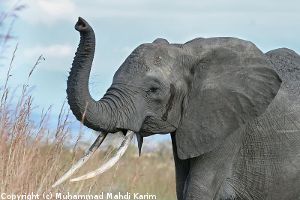
#> input picture lab_6/elephant.png, 300 x 200 px, found by its file name
$ jupyter execute lab6_2.ipynb
#> lines starting #> are read from the running program, lines starting #| are printed output that depends on the picture
[cell 1]
import cv2
import numpy as np
import scipy.fftpack as fp
from scipy import signal
from matplotlib import pyplot as plt
from scipy.signal.windows import gaussian

[cell 2]
img = plt.imread('/home/santa/Desktop/lab/lab_6/elephant.png')
#> img is the input picture: shape (200, 300, 3) float32; mean R, G, B 0.565, 0.587, 0.583

# Convert RGB image to GrayScale image
img_gray = cv2.cvtColor(img, cv2.COLOR_BGR2GRAY)
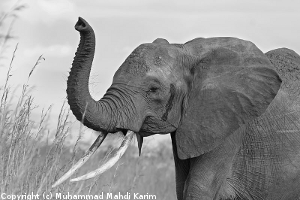
#> img_gray: shape (200, 300) float32; min 0.00347, max 1, mean 0.583

# Take Fourier at the input image
dft = cv2.dft(np.float32(img_gray),flags = cv2.DFT_COMPLEX_OUTPUT)
dft_shift = np.fft.fftshift(dft)
dft_spectrum = 20*np.log(0.01 + cv2.magnitude(dft_shift[:,:,0],dft_shift[:,:,1]))
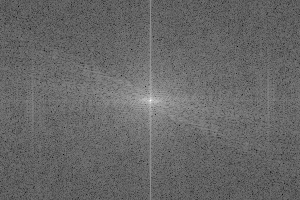
#> dft_spectrum: shape (200, 300) float32; min -66.84, max 209.3, mean 45.4; drawn with min black and max white

## ============================= SHOW ============================ ##
plt.figure(figsize=(15,15))
# Show Fourier Spectrum of Input Image
plt.subplot(221)
plt.imshow( img_gray, cmap = 'gray')
plt.title('Input Image'), plt.xticks([]), plt.yticks([])

# Show Fourier Spectrum of Input Image
plt.subplot(222)
plt.imshow( dft_spectrum, cmap='gray')
plt.title('Magnitude Spectrum'), plt.xticks([]), plt.yticks([])

plt.show()
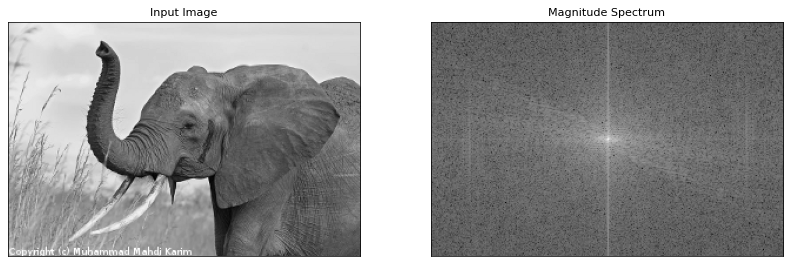
#> figure drawn by matplotlib, 2 panels

[cell 3]
# Fourier part =============================>
rows, cols = img_gray.shape
#> rows = 200; cols = 300
crow, ccol = rows/2 , cols/2
#> crow = 100; ccol = 150

# Create Mask
mask = np.zeros((rows, cols, 2), np.uint8)
r = 10 # Smaller than ORIGINAL
center = [crow, ccol]
#> center = [100, 150]
x, y = np.ogrid[:rows, :cols]
#> x = 200 values from 0 to 199
mask_area = (x - center[0]) ** 2 + (y - center[1]) ** 2 <= r*r
mask[mask_area] = 1

# Apply mask
fshift = dft_shift*mask
f_ishift = np.fft.ifftshift(fshift)

# Inverse DFT
img_back = cv2.idft(f_ishift)
img_back = cv2.magnitude(img_back[:,:,0],img_back[:,:,1])

# Take Fourier at the input image
dft_magnitude_out = 20*np.log(0.01 + cv2.magnitude(fshift[:,:,0],fshift[:,:,1]))

## ============================= SHOW ============================ ##
# Show Mask to filter
plt.figure(figsize=(15,15))
plt.subplot(222)
plt.imshow(mask[:,:,0], cmap = 'gray')

# Show Fourier Spectrum of Output Image
plt.subplot(224)
plt.imshow(dft_magnitude_out, cmap = 'gray')
plt.title('Magnitude Spectrum of After Filter'), plt.xticks([]), plt.yticks([])

# Show Output
plt.subplot(223)
plt.imshow(img_back, cmap = 'gray')
plt.title('Output Image'), plt.xticks([]), plt.yticks([])
plt.show()

[cell 4]
# Fourier part =============================>
rows, cols = img_gray.shape
crow, ccol = rows/2 , cols/2

# Create Mask
mask = np.zeros((rows, cols, 2), np.uint8)
r = 30 #<=================================
center = [crow, ccol]
x, y = np.ogrid[:rows, :cols]
mask_area = (x - center[0]) ** 2 + (y - center[1]) ** 2 <= r*r
mask[mask_area] = 1

# Apply mask
fshift = dft_shift*mask
f_ishift = np.fft.ifftshift(fshift)

# Inverse DFT
img_back = cv2.idft(f_ishift)
img_back = cv2.magnitude(img_back[:,:,0],img_back[:,:,1])

# Take Fourier at the input image
dft_magnitude_out = 20*np.log(0.01 + cv2.magnitude(fshift[:,:,0],fshift[:,:,1]))

## ============================= SHOW ============================ ##
# Show Mask to filter
plt.figure(figsize=(15,15))
plt.subplot(222)
plt.imshow(mask[:,:,0], cmap = 'gray')

# Show Fourier Spectrum of Output Image
plt.subplot(224)
plt.imshow(dft_magnitude_out, cmap = 'gray')
plt.title('Magnitude Spectrum of After Filter'), plt.xticks([]), plt.yticks([])

# Show Output
plt.subplot(223)
plt.imshow(img_back, cmap = 'gray')
plt.title('Output Image'), plt.xticks([]), plt.yticks([])
plt.show()

[cell 5]
# Fourier part =============================>
rows, cols = img_gray.shape
crow, ccol = rows/2 , cols/2

# Create Mask
mask = np.zeros((rows, cols, 2), np.uint8)
r = 60 #<=================================
center = [crow, ccol]
x, y = np.ogrid[:rows, :cols]
mask_area = (x - center[0]) ** 2 + (y - center[1]) ** 2 <= r*r
mask[mask_area] = 1

# Apply mask
fshift = dft_shift*mask
f_ishift = np.fft.ifftshift(fshift)

# Inverse DFT
img_back = cv2.idft(f_ishift)
img_back = cv2.magnitude(img_back[:,:,0],img_back[:,:,1])

# Take Fourier at the input image
dft_magnitude_out = 20*np.log(0.01 + cv2.magnitude(fshift[:,:,0],fshift[:,:,1]))
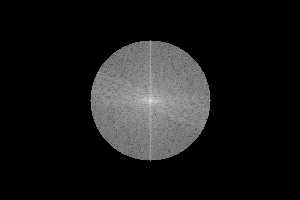
#> dft_magnitude_out: shape (200, 300) float32; min -92.1, max 209.3, mean -63; drawn with min black and max white

## ============================= SHOW ============================ ##
# Show Mask to filter
plt.figure(figsize=(15,15))
plt.subplot(222)
plt.imshow(mask[:,:,0], cmap = 'gray')

# Show Fourier Spectrum of Output Image
plt.subplot(224)
plt.imshow(dft_magnitude_out, cmap = 'gray')
plt.title('Magnitude Spectrum of After Filter'), plt.xticks([]), plt.yticks([])

# Show Output
plt.subplot(223)
plt.imshow(img_back, cmap = 'gray')
plt.title('Output Image'), plt.xticks([]), plt.yticks([])
plt.show()

[cell 6]
# ==> MAKE Gaussian filter
sigma = 10
kernel = np.outer(
                  gaussian(img_gray.shape[0], sigma),
                  gaussian(img_gray.shape[1], sigma))
mask = np.repeat(kernel[:, :, np.newaxis], 2, axis=2)

# Apply mask
fshift = dft_shift*mask
f_ishift = np.fft.ifftshift(fshift)

# Inverse DFT
img_back = cv2.idft(f_ishift)
img_back = cv2.magnitude(img_back[:,:,0],img_back[:,:,1])
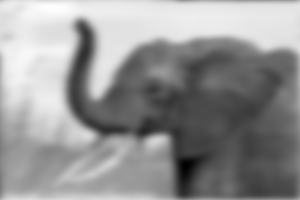
#> img_back: shape (200, 300) float64; min 6309.4, max 55301.6, mean 34910.8; drawn with min black and max white

# Take Fourier at the input image
dft_magnitude_out = 20*np.log(0.01 + cv2.magnitude(fshift[:,:,0],fshift[:,:,1]))
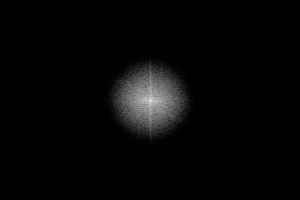
#> dft_magnitude_out: shape (200, 300) float64; min -92.1, max 209.2, mean -84.6; drawn with min black and max white

## ============================= SHOW ============================ ##
# Show Mask to filter
plt.figure(figsize=(15,15))
plt.subplot(222)
# plt.imshow(kernel, cmap = 'gray')
plt.imshow(mask[:,:,0], cmap = 'gray')

# Show Fourier Spectrum of Output Image
plt.subplot(224)
plt.imshow(dft_magnitude_out, cmap = 'gray')
plt.title('Magnitude Spectrum of After Filter'), plt.xticks([]), plt.yticks([])

# Show Output
plt.subplot(223)
plt.imshow(img_back, cmap = 'gray')
plt.title('Output Image'), plt.xticks([]), plt.yticks([])
plt.show()

[cell 7]
# ==> MAKE Gaussian filter
sigma = 5
kernel = np.outer(gaussian(img_gray.shape[0], sigma),
                  gaussian(img_gray.shape[1], sigma))
mask = np.repeat(kernel[:, :, np.newaxis], 2, axis=2)

# Apply mask
fshift = dft_shift*mask
f_ishift = np.fft.ifftshift(fshift)

# Inverse DFT
img_back = cv2.idft(f_ishift)
img_back = cv2.magnitude(img_back[:,:,0],img_back[:,:,1])
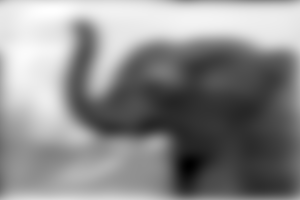
#> img_back: shape (200, 300) float64; min 12487.4, max 53077.2, mean 34652.4; drawn with min black and max white

# Take Fourier at the input image
dft_magnitude_out = 20*np.log(0.01 + cv2.magnitude(fshift[:,:,0],fshift[:,:,1]))

## ============================= SHOW ============================ ##
# Show Mask to filter
plt.figure(figsize=(15,15))
plt.subplot(222)
plt.imshow(kernel, cmap = 'gray')

# Show Fourier Spectrum of Output Image
plt.subplot(224)
plt.imshow(dft_magnitude_out, cmap = 'gray')
plt.title('Magnitude Spectrum of After Filter'), plt.xticks([]), plt.yticks([])

# Show Output
plt.subplot(223)
plt.imshow(img_back, cmap = 'gray')
plt.title('Output Image'), plt.xticks([]), plt.yticks([])
plt.show()
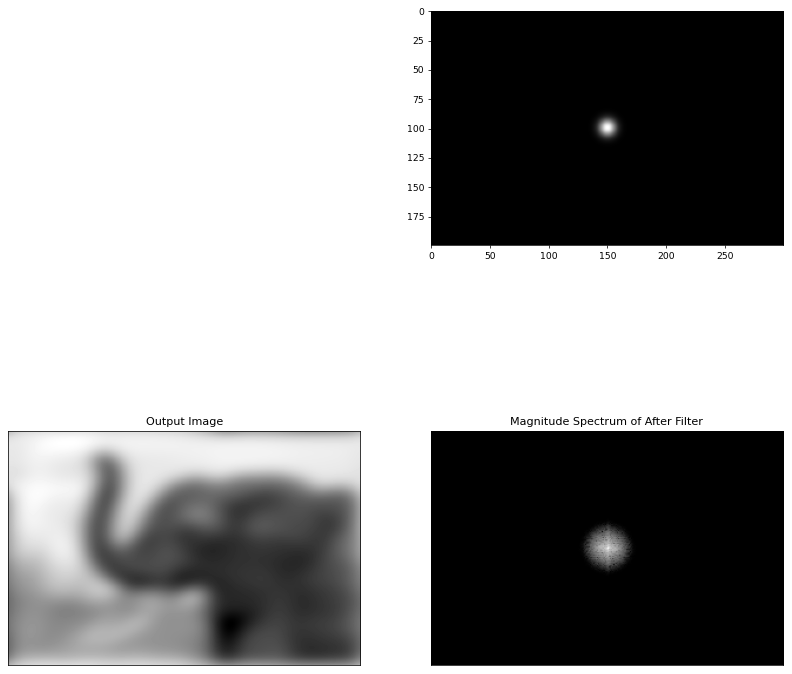
#> figure drawn by matplotlib, 3 panels

[cell 8]
# ==> MAKE Gaussian filter
sigma = 3
kernel = np.outer(gaussian(img_gray.shape[0], sigma),
                  gaussian(img_gray.shape[1], sigma))
mask = np.repeat(kernel[:, :, np.newaxis], 2, axis=2)

# Apply mask
fshift = dft_shift*mask
f_ishift = np.fft.ifftshift(fshift)

# Inverse DFT
img_back = cv2.idft(f_ishift)
img_back = cv2.magnitude(img_back[:,:,0],img_back[:,:,1])
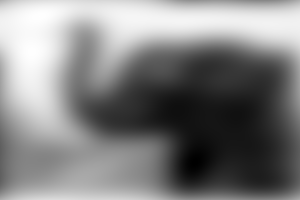
#> img_back: shape (200, 300) float64; min 17272.2, max 50218.3, mean 34047.9; drawn with min black and max white

# Take Fourier at the input image
dft_magnitude_out = 20*np.log(0.01 + cv2.magnitude(fshift[:,:,0],fshift[:,:,1]))

## ============================= SHOW ============================ ##
# Show Mask to filter
plt.figure(figsize=(15,15))
plt.subplot(222)
plt.imshow(kernel, cmap = 'gray')

# Show Fourier Spectrum of Output Image
plt.subplot(224)
plt.imshow(dft_magnitude_out, cmap = 'gray')
plt.title('Magnitude Spectrum of After Filter'), plt.xticks([]), plt.yticks([])

# Show Output
plt.subplot(223)
plt.imshow(img_back, cmap = 'gray')
plt.title('Output Image'), plt.xticks([]), plt.yticks([])
plt.show()
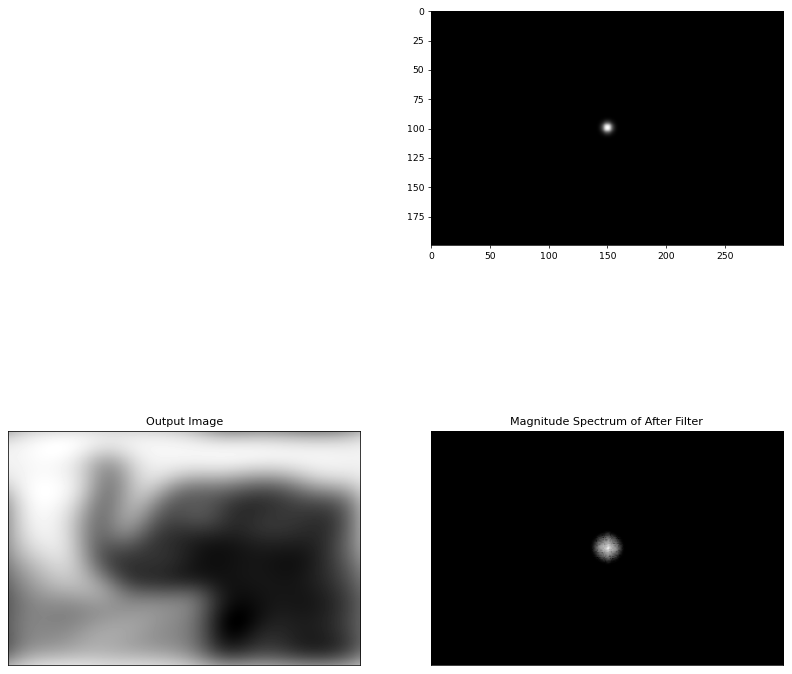
#> figure drawn by matplotlib, 3 panels
